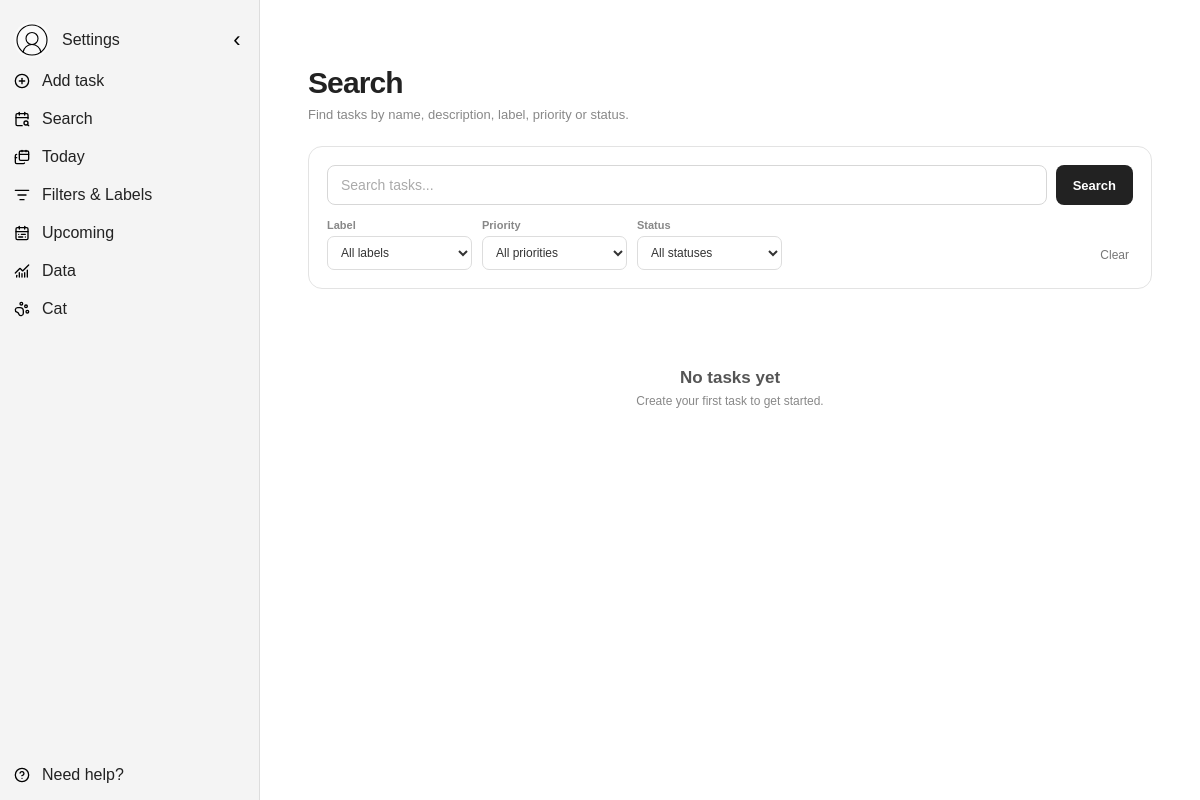
The page /search (signed in) on the database as committed earlier.
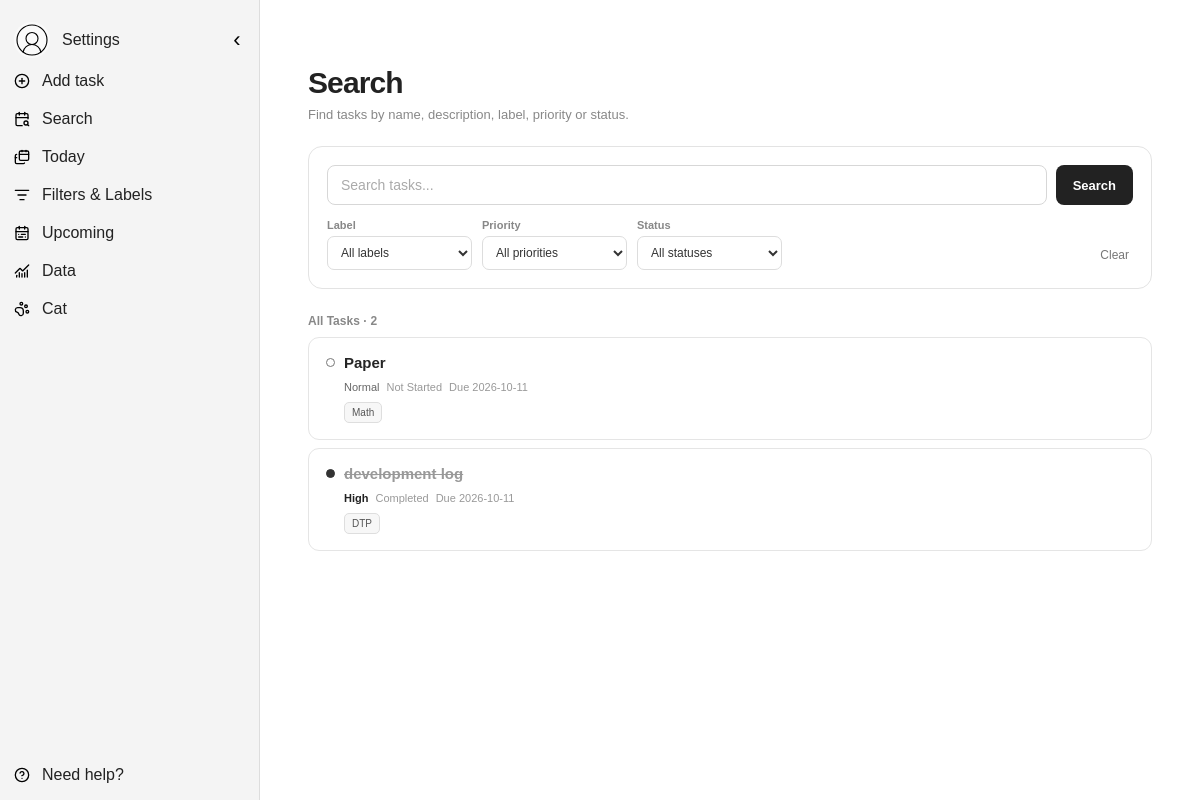
The same page on the database as committed later.
### tables this page shows
CREATE TABLE cat (
            id INTEGER PRIMARY KEY AUTOINCREMENT,
            user_id INTEGER UNIQUE NOT NULL,
            cat_name TEXT NOT NULL,

            -- what the cat is doing at the moment
            status TEXT NOT NULL DEFAULT 'idle',

            -- keep these values between 0 and 100
            mood INTEGER NOT NULL DEFAULT 50
                CHECK (mood BETWEEN 0 AND 100),
                
            -- remember when the user last interacted with their cat
            last_interaction TIMESTAMP NOT NULL
                DEFAULT CURRENT_TIMESTAMP,

            -- connect the cat to its owner
            FOREIGN KEY (user_id)
                REFERENCES users(id)
                ON DELETE CASCADE
        );

CREATE TABLE tasks (
            id INTEGER PRIMARY KEY AUTOINCREMENT,
            user_id INTEGER NOT NULL,
            title TEXT NOT NULL,
            description TEXT,

            -- task can only have one of these three states
            state TEXT NOT NULL DEFAULT 'not_started'
                CHECK (
                    state IN (
                        'not_started',
                        'in_progress',
                        'completed'
                    )
                ),

            -- normal is the default if the user does not choose a priority
            priority TEXT NOT NULL DEFAULT 'normal'
                CHECK (
                    priority IN (
                        'normal',
                        'low',
                        'medium',
                        'high'
                    )
                ),

            start_date DATE,
            due_date DATE,
            created_at TIMESTAMP NOT NULL DEFAULT CURRENT_TIMESTAMP,
            completed_at TIMESTAMP,

            -- connect the task to its user
            -- if the user is deleted, their tasks should also be deleted
            FOREIGN KEY (user_id)
                REFERENCES users(id)
                ON DELETE CASCADE
        );

CREATE TABLE tags (
            id INTEGER PRIMARY KEY AUTOINCREMENT,
            user_id INTEGER NOT NULL,
            name TEXT NOT NULL,

            -- one user cannot create two tags with exactly the same name
            UNIQUE (user_id, name),

            FOREIGN KEY (user_id)
                REFERENCES users(id)
                ON DELETE CASCADE
        );

### routes/page_routes.py (the view)
    @app.route("/search")
    @login_required
    def search():
        user_id = session["user_id"]
        query = request.args.get(
            "q",
            ""
        ).strip()
        tag_id = request.args.get(
            "label",
            ""
        ).strip()
        priority = request.args.get(
            "priority",
            ""
        ).strip()
        state = request.args.get(
            "status",
            ""
        ).strip()
        if tag_id.isdigit():
            tag_id_value = int(
                tag_id
            )
        else:
            tag_id_value = None
            tag_id = ""
        valid_priorities = {
            "normal",
            "low",
            "medium",
            "high",
        }
        if priority not in valid_priorities:
            priority = ""
        valid_states = {
            "not_started",
            "completed",
        }
        if state not in valid_states:
            state = ""
        search_active = bool(
            query
            or tag_id_value
            or priority
            or state
        )
        tasks = search_tasks(
            user_id=user_id,
            query=query,
            tag_id=tag_id_value,
            priority=priority or None,
            state=state or None
        )
        tasks = add_tags_to_tasks(
            tasks,
            user_id
        )
        tags = get_tags_by_user(
            user_id
        )
        return render_template(
            "search.html",
            tasks=tasks,
            tags=tags,
            query=query,
            selected_label=tag_id,
            selected_priority=priority,
            selected_status=state,
            search_active=search_active
        )

### templates/search.html (shortened to what this page needs)
{% extends "base.html" %}
{% block styles %}
<link
    rel="stylesheet"
    href="{{ url_for('static', filename='css/search.css') }}"
>
{% endblock %}
{% block content %}
<main class="search-page">
    <header class="search-header">
        <h1>
            Search
        </h1>
        <p>
            Find tasks by name, description, label, priority or status.
        </p>
    </header>
    <form
        method="GET"
        action="{{ url_for('search') }}"
        class="search-form"
    >
        <div class="search-input-row">
            <input
                type="search"
                name="q"
                class="search-input"
                value="{{ query }}"
                placeholder="Search tasks..."
                autocomplete="off"
            >
            <button
                type="submit"
                class="search-button"
            >
                Search
            </button>
        </div>
        <div class="search-filters">
            <label class="search-filter">
                <span>
                    Label
                </span>
                <select name="label">
                    <option value="">
                        All labels
                    </option>
                </select>
            </label>
            <label class="search-filter">
                <span>
                    Priority
                </span>
                <select name="priority">
                    <option value="">
                        All priorities
                    </option>
                </select>
            </label>
            <label class="search-filter">
                <span>
                    Status
                </span>
                <select name="status">
                    <option value="">
                        All statuses
                    </option>
                </select>
            </label>
            <a
                href="{{ url_for('search') }}"
                class="clear-search-button"
            >
                Clear
            </a>
        </div>
    </form>
    <section class="search-results">
        {% if tasks %}
            <div class="search-results-header">
                <span>
                    {% if search_active %}
                        {{ tasks | length }}
                        {% if tasks | length == 1 %}
                            result
                        {% else %}
                            results
                        {% endif %}
                    {% else %}
                        All Tasks · {{ tasks | length }}
                    {% endif %}
                </span>
            </div>
            <div class="search-result-list">
                {% for task in tasks %}
                    <article class="search-result-card">
                        <div class="search-result-main">
                            <div class="search-result-title-row">
                                <span
                                    class="
                                        search-result-state
                                        {{ task['state'] }}
                                    "
                                ></span>
                                <h2
                                    class="
                                        search-result-title
                                        {% if task['state'] == 'completed' %}
                                            completed
                                        {% endif %}
                                    "
                                >
                                    {{ task["title"] }}
                                </h2>
                            </div>
                            <div class="search-result-meta">
                                <span
                                    class="
                                        search-priority
                                        {{ task['priority'] }}
                                    "
                                >
                                    {{ task["priority"] | capitalize }}
                                </span>
                                <span class="search-status">
                                    {{ task["state"] | replace("_", " ") | title }}
                                </span>
                                {% if task["due_date"] %}
                                    <span>
                                        Due {{ task["due_date"] }}
                                    </span>
                                {% endif %}
                            </div>
                            {% if task["tags"] %}
                                <div class="search-result-labels">
                                    {% for tag in task["tags"] %}
                                        <span class="search-result-label">
                                            {{ tag["name"] }}
                                        </span>
                                    {% endfor %}
                                </div>
                            {% endif %}
                        </div>
                    </article>
                {% endfor %}
            </div>
        {% else %}
            <div class="search-empty">
                <h2>
                    No tasks yet
                </h2>
                <p>
                    Create your first task to get started.
                </p>
            </div>
        {% endif %}
    </section>
</main>
{% endblock %}

### templates/base.html (shortened to what this page needs)
<!DOCTYPE html>
<html lang="en">
<head>
    <link
        rel="stylesheet"
        href="{{ url_for('static', filename='css/base.css') }}"
    >
    <link
        rel="stylesheet"
        href="{{ url_for('static', filename='css/task_modal.css') }}"
    >
    {% block styles %}
    {% endblock %}
</head>
<body>
    <aside class="sidebar" id="sidebar">
        <div class="sidebar-profile-row">
            <a
                class="nav-link profile-nav-link"
                href="{{ url_for('setting') }}"
            >
                <img
                    class="sidebar-avatar"
                    src="{{ current_user_avatar }}"
                    alt="Profile"
                >
                <span class="nav-text">
                    Settings
                </span>
            </a>
            <button
                class="sidebar-toggle"
                id="sidebarToggle"
                type="button"
                aria-label="Collapse sidebar"
            >
            </button>
        </div>
        <nav class="sidebar-nav">
            <button
                class="nav-link nav-button"
                id="openTaskModal"
                type="button"
            >
                <img
                    class="nav-icon"
                    src="{{ url_for('static', filename='icons/add_task.svg') }}"
                    alt=""
                >
                <span class="nav-text">
                    Add task
                </span>
            </button>
            <a
                class="nav-link"
                href="{{ url_for('search') }}"
            >
                <img
                    class="nav-icon"
                    src="{{ url_for('static', filename='icons/calendar_search.svg') }}"
                    alt=""
                >
                <span class="nav-text">
                    Search
                </span>
            </a>
            <a
                class="nav-link"
                href="{{ url_for('home') }}"
            >
                <img
                    class="nav-icon"
                    src="{{ url_for('static', filename='icons/calendars.svg') }}"
                    alt=""
                >
                <span class="nav-text">
                    Today
                </span>
            </a>
            <a
                class="nav-link"
                href="{{ url_for('labels') }}"
            >
                <img
                    class="nav-icon"
                    src="{{ url_for('static', filename='icons/filter.svg') }}"
                    alt=""
                >
                <span class="nav-text">
                    Filters & Labels
                </span>
            </a>
            <a
                class="nav-link"
                href="{{ url_for('upcoming') }}"
            >
                <img
                    class="nav-icon"
                    src="{{ url_for('static', filename='icons/calendar_upcoming.svg') }}"
                    alt=""
                >
                <span class="nav-text">
                    Upcoming
                </span>
            </a>
            <a
                class="nav-link"
                href="{{ url_for('data') }}"
            >
                <img
                    class="nav-icon"
                    src="{{ url_for('static', filename='icons/data.svg') }}"
                    alt=""
                >
                <span class="nav-text">
                    Data
                </span>
            </a>
            <a
                class="nav-link"
                href="{{ url_for('cat') }}"
            >
                <img
                    class="nav-icon"
                    src="{{ url_for('static', filename='icons/cat.svg') }}"
                    alt=""
                >
                <span class="nav-text">
                    {{ cat_name | default('Cat') }}
                </span>
            </a>
            <div class="nav-spacer"></div>
            <a
                class="nav-link"
                href="{{ url_for('help_page') }}"
            >
                <img
                    class="nav-icon"
                    src="{{ url_for('static', filename='icons/question_mark.svg') }}"
                    alt=""
                >
                <span class="nav-text">
                    Need help?
                </span>
            </a>
        </nav>
        <div
            class="sidebar-resizer"
            id="sidebarResizer"
        ></div>
    </aside>
    <main class="main-content">
        {% block content %}
        {% endblock %}
    </main>
</body>
</html>

Rows that differ between the two databases and show on the page:
added cat: cat_name "Cat"
added tasks: title "Paper", priority "Normal", state "Not Started", due_date "2026-10-11"
added tags: name "Math", shown under "Paper"
added tasks: title "development log", priority "High", state "Completed", due_date "2026-10-11"
added tags: name "DTP", shown under "development log"
Other text that changed with them:
{{ tasks | length }}: (not shown) → "2"
{{ cat_name | default('Cat') }}: "Cat" → (not shown)
text no longer shown: "No tasks yet Create your first task to get started."
text now shown: "All Tasks ·"
